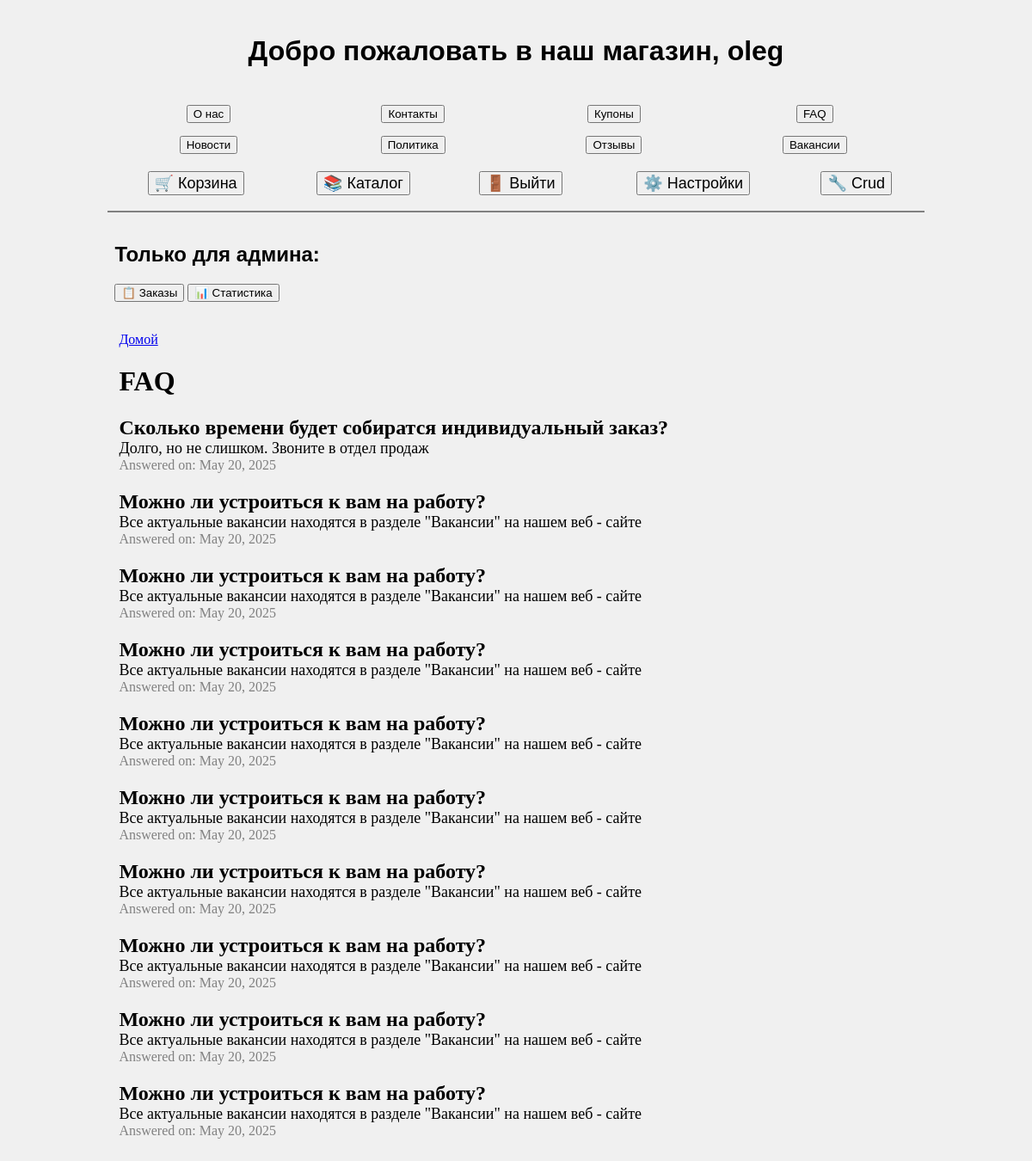
The page /faq/ (signed in) on the database its author committed.
### main/models.py (models this page shows, shortened)
class FAQ(models.Model):
    question = models.CharField(max_length=255)
    answer = models.TextField()
    answer_date = models.DateField(auto_now_add=True)

### main/views.py (the view)
# urls.py: path('faq/', include('main.urls')),
def faq(request):
    faq = FAQ.objects.all
    return render(request, 'faq.html',{'faq':faq})

### templates/faq.html (shortened to what this page needs)
{% extends 'index.html' %}
{% block content %}
<head>
</head>
<body>
    <a href="/">Домой</a>
    <h1>FAQ</h1>
    {% for faq in faq %}
        <div class="faq-item">
            <div class="question">{{ faq.question }}</div>
            <div class="answer">{{ faq.answer }}</div>
            <div class="answer-date">Answered on: {{ faq.answer_date }}</div>
        </div>
    {% endfor %}
</body>
{% endblock content %}

### templates/index.html (shortened to what this page needs)
<!DOCTYPE html>
<html lang="en">
<head>
</head>
<body bgcolor="#f0f0f0">
    <center>
        <header>
            <table width="80%" cellpadding="10">
                <tr>
                    <td align="center">
                        <h1><font face="Arial">Добро пожаловать в наш магазин, <b>{{user.username}}</b></font></h1>
                    </td>
                </tr>
            </table>
        </header>
        <nav>
            <table width="80%" cellpadding="5" cellspacing="5">
                <tr>
                    <td align="center"><a href="/about/"><button><font face="Arial">О нас</font></button></a></td>
                    <td align="center"><a href="/contacts/"><button><font face="Arial">Контакты</font></button></a></td>
                    <td align="center"><a href="/coupons/"><button><font face="Arial">Купоны</font></button></a></td>
                    <td align="center"><a href="/faq/"><button><font face="Arial">FAQ</font></button></a></td>
                </tr>
                <tr>
                    <td align="center"><a href="/news/"><button><font face="Arial">Новости</font></button></a></td>
                    <td align="center"><a href="/policy/"><button><font face="Arial">Политика</font></button></a></td>
                    <td align="center"><a href="/review_list/"><button><font face="Arial">Отзывы</font></button></a></td>
                    <td align="center"><a href="/vacancy/"><button><font face="Arial">Вакансии</font></button></a></td>
                </tr>
            </table>
            <table width="80%" cellpadding="5" cellspacing="5">
                <tr>
                    <td align="center"><a href="/cart/"><button><font face="Arial" size="+1">🛒 Корзина</font></button></a></td>
                    <td align="center"><a href="/cataloge/"><button><font face="Arial" size="+1">📚 Каталог</font></button></a></td>
                    <td align="center"><a href="/login/"><button><font face="Arial" size="+1">🚪 Выйти</font></button></a></td>
                    <td align="center"><a href="/settings/"><button><font face="Arial" size="+1">⚙️ Настройки</font></button></a></td>
                    <td align="center"><a href="/crud/"><button><font face="Arial" size="+1">🔧 Crud</font></button></a></td>
                </tr>
            </table>
        </nav>
        <hr width="80%" noshade>
        <section>
            <table width="80%" cellpadding="5">
                <tr>
                    <td>
                        <h2><font face="Arial">Только для админа:</font></h2>
                        <p>
                            <a href="/view_orders/"><button><font face="Arial">📋 Заказы</font></button></a>
                            <a href="/popular_products/"><button><font face="Arial">📊 Статистика</font></button></a>
                        </p>
                    </td>
                </tr>
            </table>
        </section>
        <main>
            <table width="80%" cellpadding="10">
                <tr>
                    <td>
                        {% block content %}
                        {% endblock %}
                    </td>
                </tr>
            </table>
        </main>
    </center>
</body>
</html>

### templates/faq.html (style rules this page uses)
.faq-item { margin-bottom: 20px; }
.question { font-size: 24px; font-weight: bold; }
.answer { font-size: 18px; }
.answer-date { font-size: 16px; color: gray; }

### rows shown on the page
FAQ: question "Сколько времени будет собиратся индивидуальный заказ?", answer "Долго, но не слишком. Звоните в отдел продаж", answer_date "May 20, 2025"
FAQ: question "Можно ли устроиться к вам на работу?", answer "Все актуальные вакансии находятся в разделе \"Вакансии\" на нашем веб - сайте", answer_date "May 20, 2025"
FAQ: question "Можно ли устроиться к вам на работу?", answer "Все актуальные вакансии находятся в разделе \"Вакансии\" на нашем веб - сайте", answer_date "May 20, 2025"
FAQ: question "Можно ли устроиться к вам на работу?", answer "Все актуальные вакансии находятся в разделе \"Вакансии\" на нашем веб - сайте", answer_date "May 20, 2025"
FAQ: question "Можно ли устроиться к вам на работу?", answer "Все актуальные вакансии находятся в разделе \"Вакансии\" на нашем веб - сайте", answer_date "May 20, 2025"
FAQ: question "Можно ли устроиться к вам на работу?", answer "Все актуальные вакансии находятся в разделе \"Вакансии\" на нашем веб - сайте", answer_date "May 20, 2025"
FAQ: question "Можно ли устроиться к вам на работу?", answer "Все актуальные вакансии находятся в разделе \"Вакансии\" на нашем веб - сайте", answer_date "May 20, 2025"
FAQ: question "Можно ли устроиться к вам на работу?", answer "Все актуальные вакансии находятся в разделе \"Вакансии\" на нашем веб - сайте", answer_date "May 20, 2025"
FAQ: question "Можно ли устроиться к вам на работу?", answer "Все актуальные вакансии находятся в разделе \"Вакансии\" на нашем веб - сайте", answer_date "May 20, 2025"
FAQ: question "Можно ли устроиться к вам на работу?", answer "Все актуальные вакансии находятся в разделе \"Вакансии\" на нашем веб - сайте", answer_date "May 20, 2025"

### other values the page prints
{{ user.username }} "oleg"
